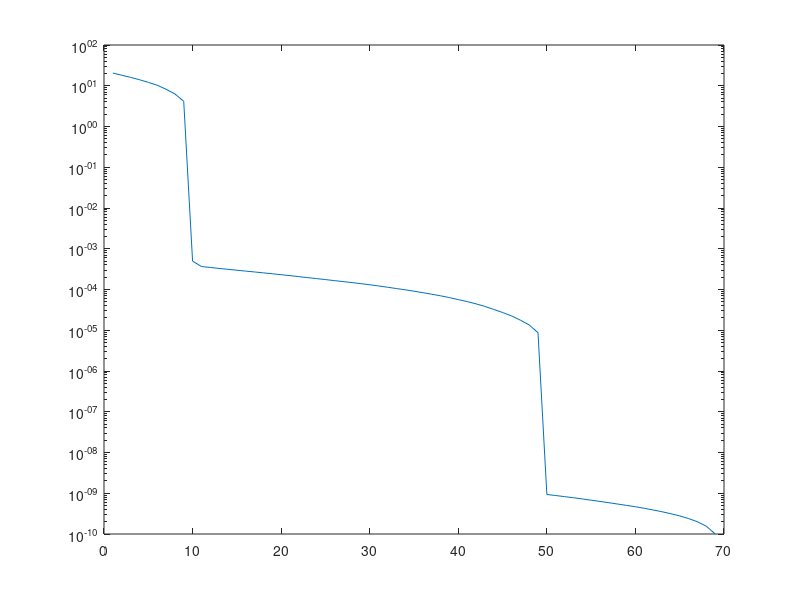

Write the MATLAB code that produced this figure.
rng(0);
U1 = rand(100,10);
V1 = rand(70, 10);

U2 = rand(100, 40);
V2 = rand(70, 40);

A = U1*V1' + 1.0E-5*U2*V2' + 1.0E-10*rand(100,70);


[U, S, V] = svd(A);
s = diag(S);
n = 70;
fro = zeros(70,1);

for i=1:n
    k = i;
    A_ = zeros(100,70);
    for j=1:k
        u_tmp = U(:,j);
        v_tmp = transpose(V(:,j));
        tmp = s(j)*u_tmp*v_tmp;
        A_ = A_ +tmp;
    end
    val = A - A_;
    fro(i) = norm(val, 'fro');
end

value = zeros(70,1);

for i=1:n-1
    k = i;
    l = k + 1;
    value_ = 0;
    for j=l:n
        tmp = s(j)*s(j);
        value_ = value_ + tmp;
    end
    value(i) = sqrt(value_);
end

t = [value fro]

semilogy(value)
